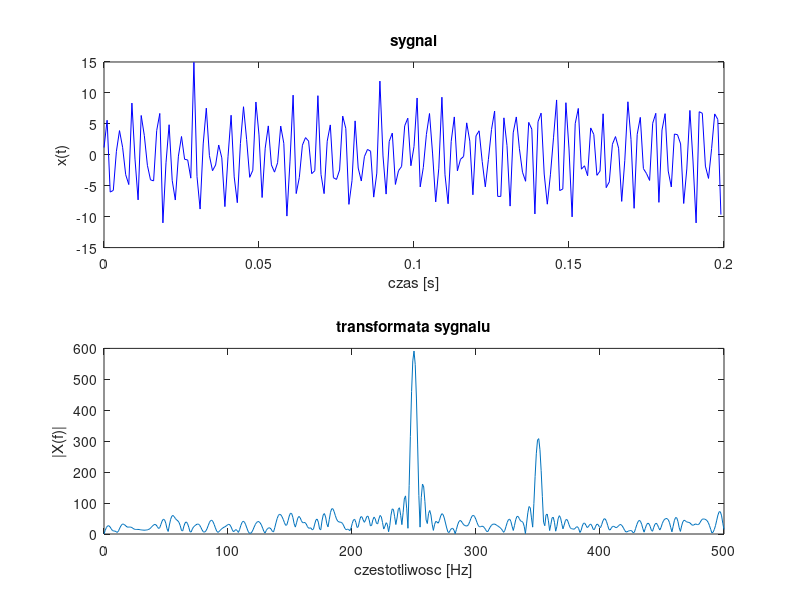

This chart was generated by the following MATLAB code:
clear all;
close all;

 
fp=1000; % czesotliwosc probkowania
N=200;  % ilosc probek
t=0:1/fp:(N-1)/fp;
x=6*sin(2*pi*250*t)+3*sin(2*pi*350*t)+2*randn(1,N);

subplot(2,1,1);
grid on;

plot(t,x,'b');
title('sygnal');
xlabel('czas [s]');
ylabel('x(t)');

Nf=1024;%%%%%%%%% rzad transformaty  
% Nf - potega liczby 2!!!
% Nf > N
% Nf >= fp 
% Nf - minimalna potega liczby 2 >= N, >=fp 
Nf21=Nf/2+1;
v=fft(x,Nf);  %transformata fouriera
w=abs(v);
f=linspace(0,fp/2,Nf21); %generowanie osi częstotliwości (początek, koniec, ilośc punktów)
subplot(2,1,2);
plot(f,w(1:Nf21));
title('transformata sygnalu');
xlabel('czestotliwosc [Hz]');
ylabel('|X(f)|');

%%%%%%%%%%%%%%%%%%%%%%%%%%

